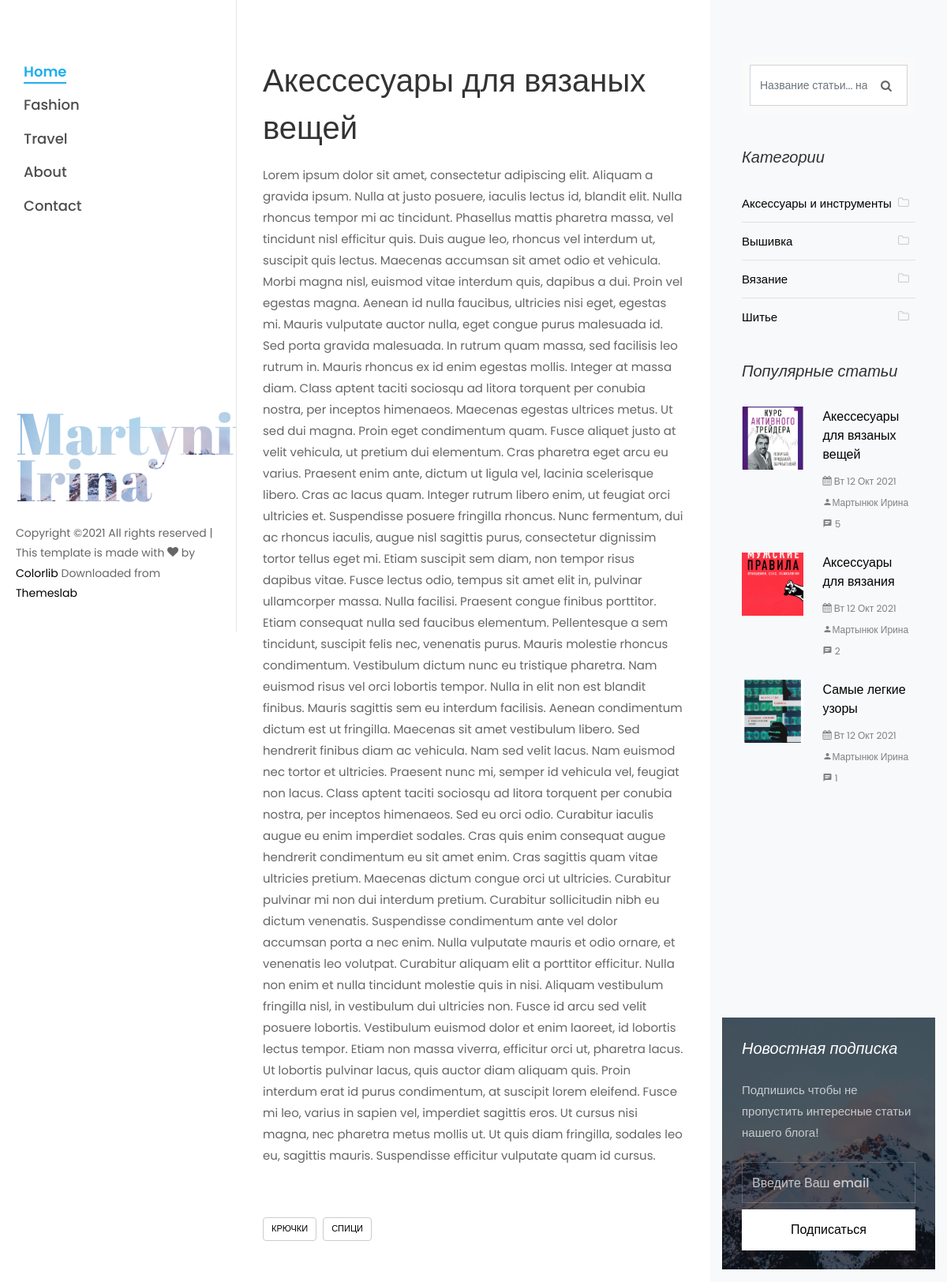
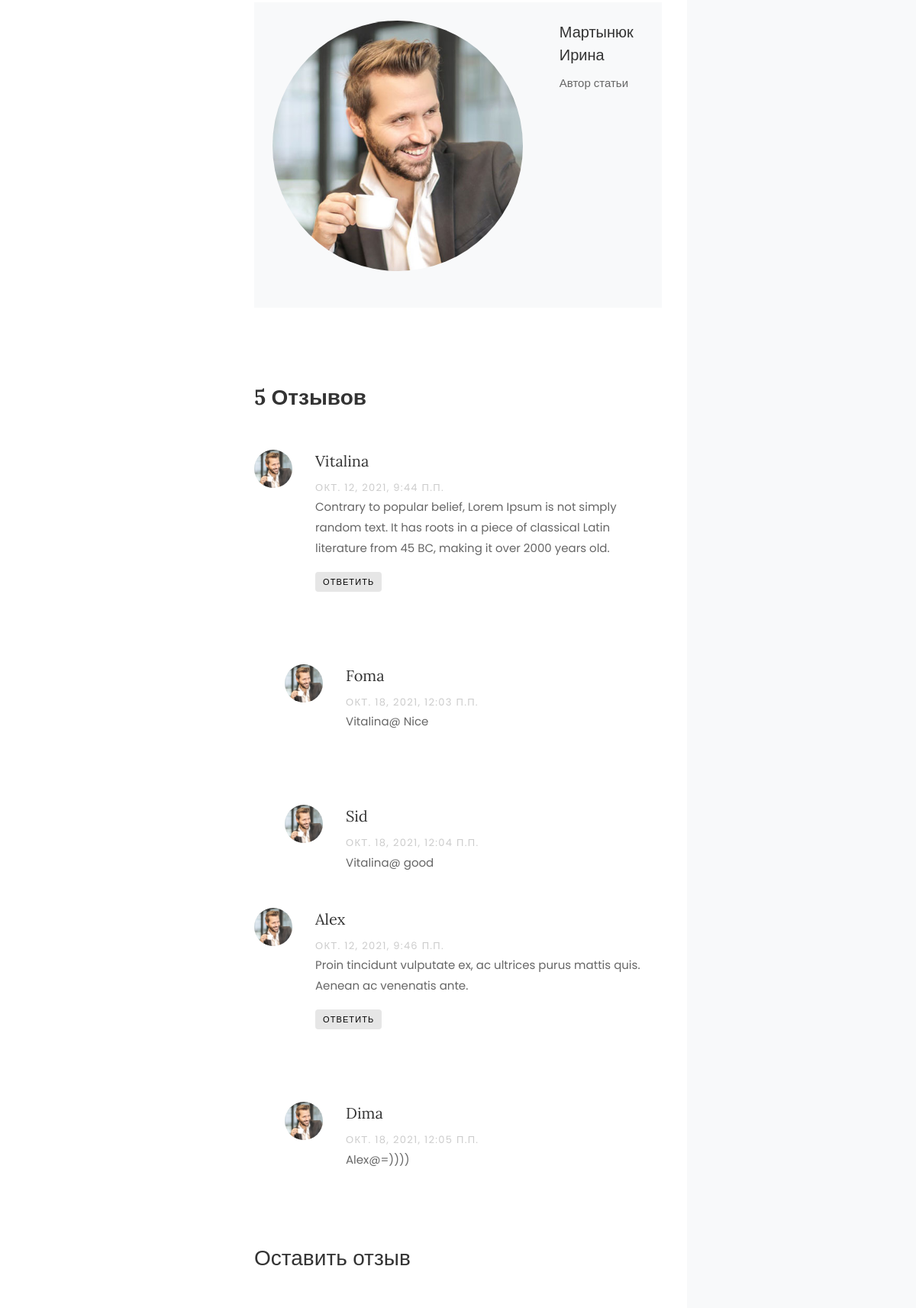
The page /akessesuary-dlya-vyazanyh-veshej/ (upper part) on the database its author committed (2 pictures, top to bottom).
### blog_app/models.py (models this page shows, shortened)
class Article(models.Model):
    title = models.CharField(max_length=256, blank=False, verbose_name='Название')
    category = models.ForeignKey('Category', on_delete=models.CASCADE, verbose_name='Категория')
    slug = models.SlugField(max_length=256, db_index=True)
    short_content = models.TextField(verbose_name='Краткое описание', max_length=300, default='Нет описания')
    content = models.TextField(blank=True, default='Нет описания', verbose_name='Текст статьи')
    created_at = models.DateTimeField(auto_now_add=True, verbose_name='Дата публикации')
    updated_at = models.DateTimeField(auto_now=True, verbose_name='Дата обновления')
    image = models.ImageField(upload_to='blog_images/%Y/%m/%d', verbose_name='Изображение', blank=True)
    draft = models.BooleanField(verbose_name='Черновик', default=False)
    author = models.CharField(verbose_name='Автор', blank=False, max_length=150)
    tags = TaggableManager()
    class Meta:
        ordering = ('-created_at',)
        verbose_name = 'Статья'
        verbose_name_plural = 'Статьи'
    def get_absolute_url(self):
        return reverse('article_detail', kwargs={'slug': self.slug})
    def get_review(self):
        return self.reviews_set.filter(parent__isnull=True)  # вернет только родительские отзывы статьи

class Reviews(models.Model):
    email = models.EmailField()
    name = models.CharField(verbose_name='Имя', max_length=110)
    text = models.TextField(verbose_name='Сообщение', max_length=5000)
    created_at = models.DateTimeField(auto_now_add=True, verbose_name='Дата публикации отзыва', )
    parent = models.ForeignKey(
        'self', verbose_name='Родитель', on_delete=models.SET_NULL, blank=True, null=True
    )
    article = models.ForeignKey('Article', verbose_name='статья', on_delete=models.CASCADE)
    class Meta:
        verbose_name = 'Отзыв'
        verbose_name_plural = 'Отзывы'

class Category(models.Model):
    name = models.CharField(max_length=150, blank=False, db_index=True, verbose_name='Наименование')
    slug = models.SlugField(max_length=150, unique=True, blank=False, db_index=True)
    created_at = models.DateTimeField(auto_now_add=True, verbose_name='Дата создания')
    updated_at = models.DateTimeField(auto_now=True, verbose_name='Дата обновления')
    class Meta:
        ordering = ('name',)
        verbose_name = 'Категория'
        verbose_name_plural = 'Категории'
    def get_absolute_url(self):
        return reverse('article_category_list', kwargs={'slug': self.slug})

### blog_app/views.py (the view)
# urls.py: path('<slug:slug>/', views.ArticleDetailView.as_view(), name="article_detail"),
class ArticleDetailView(DetailView):
    model = Article
    slug_field = 'slug'
    template_name = 'blog_detail.html'

### email_contact/forms.py
class ContactForm(forms.ModelForm):
    class Meta:
        model = Contact
        fields = ('email', )
        widgets = {
            'email': forms.TextInput(
                attrs={
                    'class': 'form-control',
                    'placeholder': 'Введите Ваш email'
                }
            )
        }
        labels = {
            'email': ''
        }

### blog_app/templatetags/article_tag.py (called while the page is built)
@register.simple_tag()
def get_categories():
    return Category.objects.all()

@register.simple_tag()
def get_tags():
    return Tag.objects.all()

@register.simple_tag()
def get_archives():
    return Article.objects.dates('created_at', 'month', order='DESC')

@register.inclusion_tag('tags/popular_articles.html')
def get_popular_articles(count=None):
    popular_articles = Article.objects.annotate(
        num_comments=Count('reviews')
    ).order_by('-num_comments').filter(draft=False)[:count]
    return {
        'popular_articles': popular_articles
    }

### email_contact/templatetags/contact_tags.py (called while the page is built)
@register.inclusion_tag("contact/tags/form.html")
def contact_form():
    return {'contact_form': ContactForm()}

### templates/blog_detail.html (shortened to what this page needs)
{% extends 'partials/base.html' %}
{% block content %}
    <div class="col-lg-8 px-md-5 py-5">
        <div class="row pt-md-4">
            <h1 class="mb-3">{{ article.title }}</h1>
            <p>{{ article.content|safe }}</p>
            <div class="tag-widget post-tag-container mb-5 mt-5">
                {% with article.tags.all as tags %}
                    <div class="tagcloud">
                        {% for tag in tags %}
                            <a href="{% url 'tags_list' tag.slug %}" class="tag-cloud-link">{{ tag.name }}</a>
                        {% endfor %}
                    </div>
                {% endwith %}
            </div>
            <div class="about-author d-flex p-4 bg-light">
                <div class="bio mr-5">
                    <img src="/static/images/person_1.jpg" alt="Image placeholder" class="img-fluid mb-4">
                </div>
                <div class="desc">
                    <h3>{{ article.author }}</h3>
                    <p>Автор статьи</p>
                </div>
            </div>
            <div class="pt-5 mt-5">
                {% with article.reviews_set.count as comments %}
                    {% if comments < 1 %}
                    <h3 class="mb-5 font-weight-bold">{{ comments }} Отзывов</h3>
                    {% elif comments == 1 %}
                        <h3 class="mb-5 font-weight-bold">{{ comments }} Отзыв</h3>
                    {% elif comments <= 4 %}
                        <h3 class="mb-5 font-weight-bold">{{ comments }} Отзыва</h3>
                    {% else %}
                        <h3 class="mb-5 font-weight-bold">{{ comments }} Отзывов</h3>
                    {% endif %}
                {% endwith %}
                {% for review in article.get_review %}
                    <ul class="comment-list">
                        <li class="comment">
                            <div class="vcard bio">
                                <img src="/static/images/person_1.jpg" alt="Image placeholder">
                            </div>
                            <div class="comment-body">
                                <h3>{{ review.name }}</h3>
                                <div class="meta">{{ review.created_at }}</div>
                                <p>{{ review.text }}</p>
                                <p><a href="#formReview" class="reply"
                                      onclick="addReview('{{ review.name }}', '{{ review.id }}')">Ответить</a></p>
                            </div>
                        </li>
                        {% for rew in review.reviews_set.all %}
                            <ul class="children">
                                <li class="comment">
                                    <div class="vcard bio">
                                        <img src="/static/images/person_1.jpg" alt="Image placeholder">
                                    </div>
                                    <div class="comment-body">
                                        <h3>{{ rew.name }}</h3>
                                        <div class="meta">{{ rew.created_at }}</div>
                                        <p>{{ rew.text }}</p>
                                    </div>
                                </li>
                            </ul>
                        {% endfor %}
                    </ul>
                {% empty %}
                    <p>Нет отзывов</p>
                {% endfor %}
                <div class="comment-form-wrap pt-5">
                    <h3 class="mb-5">Оставить отзыв</h3>
                </div>
            </div>
        </div>
    </div>
{% endblock %}

### templates/partials/sidebar.html (shortened to what this page needs)
{% load article_tag %}
{% load contact_tags %}
<div class="col-xl-4 sidebar ftco-animate bg-light pt-5">
    <div class="sidebar-box pt-md-4">
        <form action="{% url 'search' %}" method="get" class="search-form">
            <div class="form-group">
                <span class="icon icon-search"></span>
                <input type="text" class="form-control" placeholder="Название статьи... нажмите Enter"
                       name="search_query">
            </div>
        </form>
    </div>
    <div class="sidebar-box ftco-animate">
        <h3 class="sidebar-heading">Категории</h3>
        <ul class="categories">
            {% get_categories as categories %}
            {% for category in categories %}
                <li class="colorlib-active"><a href="{{ category.get_absolute_url }}">{{ category.name }}<span><i
                        class="icon-folder-o mr-2"></i></span></a></li>
            {% endfor %}
        </ul>
    </div>
    {% get_popular_articles count=3 %}
    <div class="sidebar-box subs-wrap img py-4"
         style="background-image: url(/static/images/bg_1.jpg);">
        {% contact_form %}
    </div>
</div>

### templates/tags/popular_articles.html
<div class="sidebar-box ftco-animate">
    <h3 class="sidebar-heading">Популярные статьи</h3>
    {% for popular in popular_articles %}
        <div class="block-21 mb-4 d-flex">
            <a class="blog-img mr-4" style="background-image: url({{ popular.image.url }});"></a>
            <div class="text">
                <h3 class="heading"><a href="{{ popular.get_absolute_url }}">{{ popular.title }}</a>
                </h3>
                <div class="meta">
                    <div><a href="#"><span class="icon-calendar"></span> {{ popular.created_at|date:"D d M Y" }}</a></div>
                    <div><a href="#"><span class="icon-person"></span>{{ popular.author }}</a></div>
                    <div><a href="#"><span class="icon-chat"></span> {{ popular.reviews_set.count }}</a></div>
                </div>
            </div>
        </div>
        {% empty %}
        <h4>Список популярных статей пуст</h4>
    {% endfor %}
</div>

### static/css/icomoon.css (style rules this page uses)
[class^="icon-"], [class*=" icon-"] { font-family: 'icomoon' !important; speak: none; font-style: normal; font-weight: normal; font-variant: normal; text-transform: none; line-height: 1; -webkit-font-smoothing: antialiased; -moz-osx-font-smoothing: grayscale; }
.icon-search:before { content: "\f002"; }
.icon-calendar:before { content: "\f073"; }
.icon-folder-o:before { content: "\f114"; }
.icon-chat:before { content: "\e0b7"; }
.icon-person:before { content: "\e7fd"; }

### rows shown on the page
Article: title "Акессесуары для вязаных вещей", content "Lorem ipsum dolor sit amet, consectetur adipiscing elit. Aliquam a gravida ipsum. Nulla at justo posuere, iaculis lectus id, blandit elit. Nulla rhoncus tempor mi ac tincidunt. Phasellus mattis pharetra massa, vel tincidunt nisl efficitur quis. Duis augue leo, rhoncus vel interdum ut, suscipit quis lectus. Maecenas accumsan sit amet odio et vehicula. Morbi magna nisl, euismod vitae interdum quis, dapibus a dui. Proin vel egestas magna. Aenean id nulla faucibus, ultricies nisi eget, egestas mi. Mauris vulputate auctor nulla, eget congue purus malesuada id. Sed porta gravida malesuada. In rutrum quam massa, sed facilisis leo rutrum in. Mauris rhoncus ex id enim egestas mollis. Integer at…", author "Мартынюк Ирина", image (picture), created_at "Вт 12 Окт 2021", reviews_set.count "5"
Tag: name "КРЮЧКИ"
Tag: name "СПИЦИ"
Reviews: name "Vitalina", created_at "ОКТ. 12, 2021, 9:44 П.П.", text "Contrary to popular belief, Lorem Ipsum is not simply random text. It has roots in a piece of classical Latin literature from 45 BC, making it over 2000 years old."
Reviews: name "Foma", created_at "ОКТ. 18, 2021, 12:03 П.П.", text "Vitalina@ Nice"
Reviews: name "Sid", created_at "ОКТ. 18, 2021, 12:04 П.П.", text "Vitalina@ good"
Reviews: name "Alex", created_at "ОКТ. 12, 2021, 9:46 П.П.", text "Proin tincidunt vulputate ex, ac ultrices purus mattis quis. Aenean ac venenatis ante."
Reviews: name "Dima", created_at "ОКТ. 18, 2021, 12:05 П.П.", text "Alex@=))))"
Category: name "Аксессуары и инструменты"
Category: name "Вышивка"
Category: name "Вязание"
Category: name "Шитье"
Article: image (picture), title "Аксессуары для вязания", created_at "Вт 12 Окт 2021", author "Мартынюк Ирина", reviews_set.count "2"
Article: image (picture), title "Самые легкие узоры", created_at "Вт 12 Окт 2021", author "Мартынюк Ирина", reviews_set.count "1"

### other values the page prints
{{ comments }} "5"
